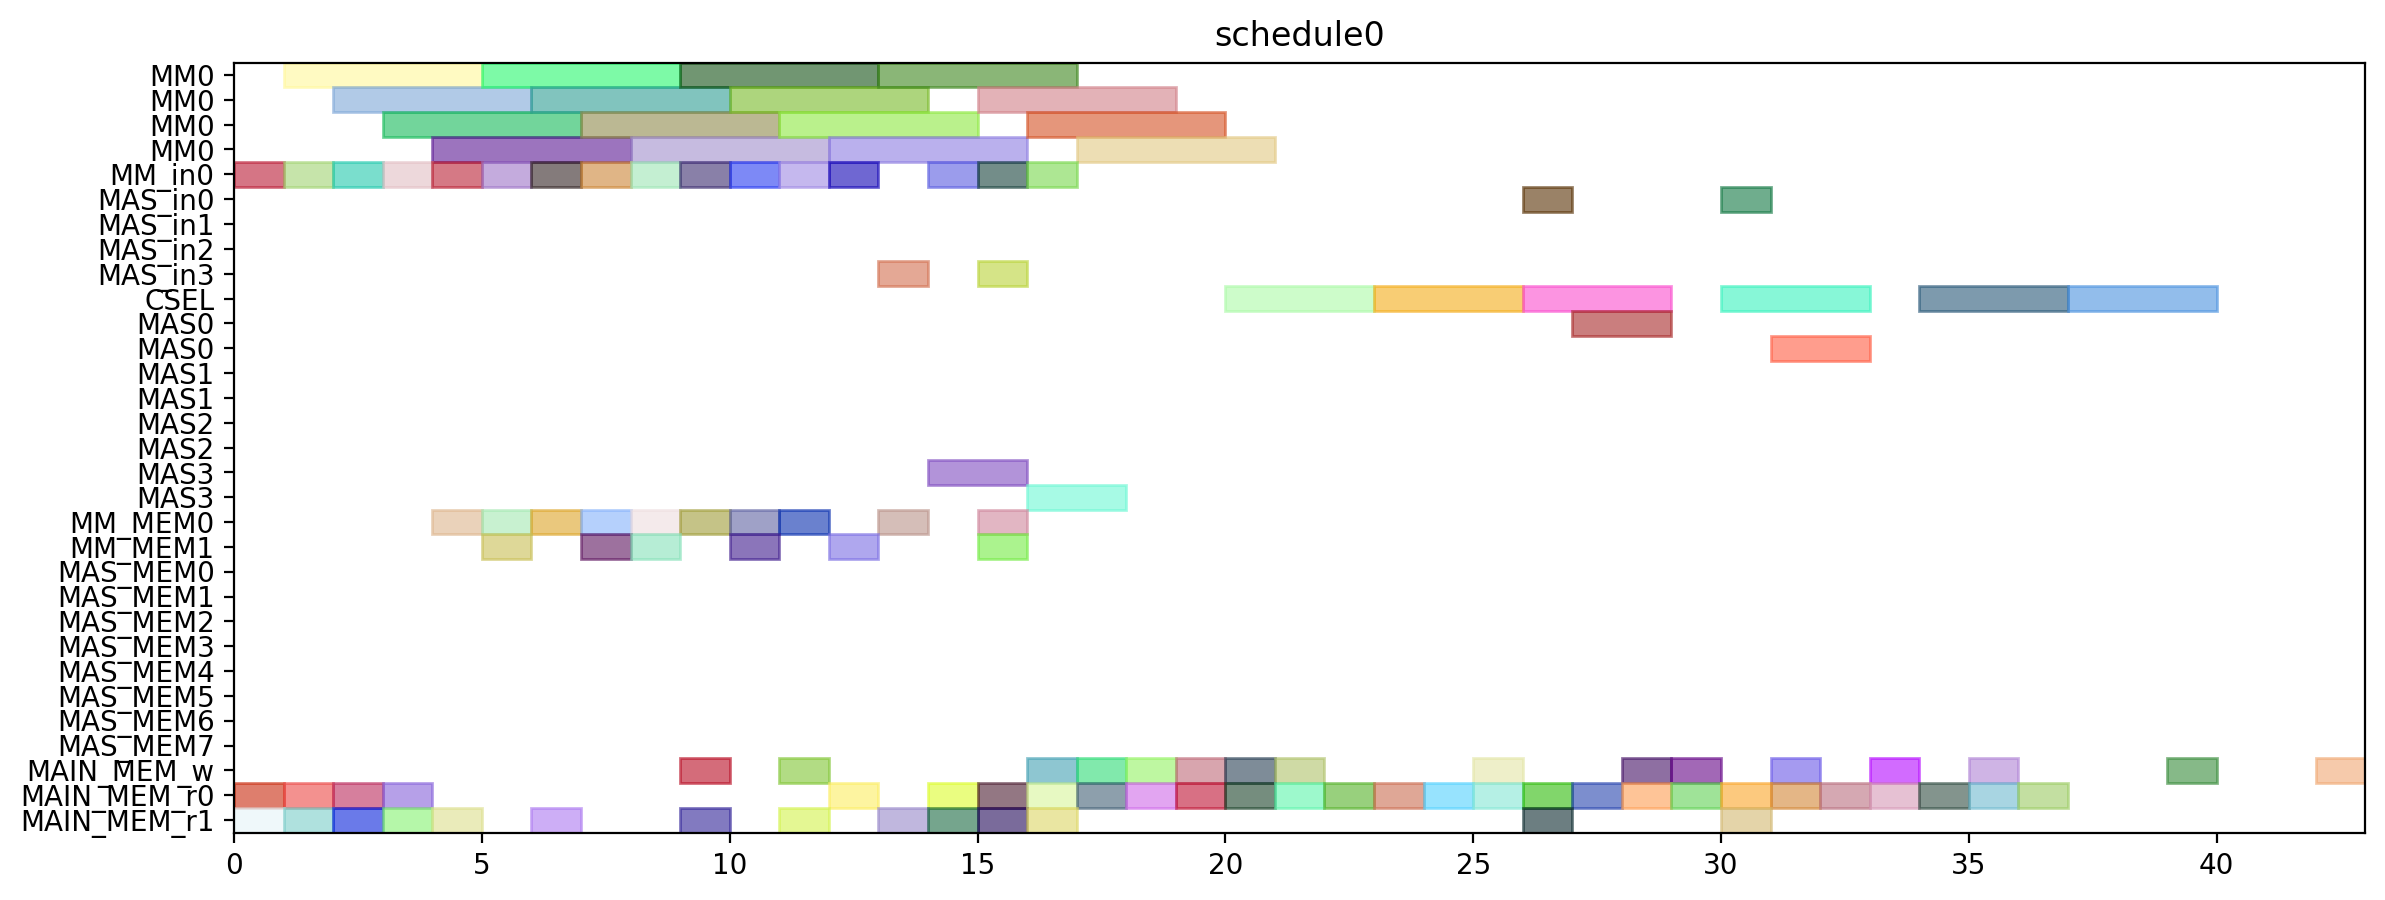

Reproduce this figure in Python.
from pyschedule import Scenario, solvers, plotters, alt


def solve():
	horizon = 120
	S = Scenario("schedule0", horizon=horizon)

	# resource
	MM = S.Resources('MM', num=1, size=4)
	MM_in = S.Resources('MM_in', num=1)
	MAS_in = S.Resources('MAS_in', num=4)
	CSEL = S.Resource('CSEL')
	MAS = S.Resources('MAS', num=4, size=2, periods=range(1, horizon))
	MM_MEM = S.Resources('MM_MEM', num=2)
	MAS_MEM = S.Resources('MAS_MEM', num=8)
	MAIN_MEM_w = S.Resource('MAIN_MEM_w', size=1)
	MAIN_MEM_r = S.Resources('MAIN_MEM_r', num=2)

	# result of previous scheduling

	# new tasks
	alpha0 = S.Task('alpha0', length=4, delay_cost=1)
	alpha0 += alt(MM)
	alpha0_in = S.Task('alpha0_in', length=1, delay_cost=1)
	alpha0_in += alt(MM_in)
	S += alpha0_in*MM_in[0]<=alpha0*MM[0]
	alpha0_mem0 = S.Task('alpha0_mem0', length=1, delay_cost=1)
	alpha0_mem0 += MAIN_MEM_r[0]
	S += alpha0_mem0 <= alpha0

	alpha0_mem1 = S.Task('alpha0_mem1', length=1, delay_cost=1)
	alpha0_mem1 += MAIN_MEM_r[1]
	S += alpha0_mem1 <= alpha0

	alpha1 = S.Task('alpha1', length=4, delay_cost=1)
	alpha1 += alt(MM)
	alpha1_in = S.Task('alpha1_in', length=1, delay_cost=1)
	alpha1_in += alt(MM_in)
	S += alpha1_in*MM_in[0]<=alpha1*MM[0]
	alpha1_mem0 = S.Task('alpha1_mem0', length=1, delay_cost=1)
	alpha1_mem0 += MAIN_MEM_r[0]
	S += alpha1_mem0 <= alpha1

	alpha1_mem1 = S.Task('alpha1_mem1', length=1, delay_cost=1)
	alpha1_mem1 += MAIN_MEM_r[1]
	S += alpha1_mem1 <= alpha1

	xit2N0 = S.Task('xit2N0', length=4, delay_cost=1)
	xit2N0 += alt(MM)
	xit2N0_in = S.Task('xit2N0_in', length=1, delay_cost=1)
	xit2N0_in += alt(MM_in)
	S += xit2N0_in*MM_in[0]<=xit2N0*MM[0]
	S += 0<xit2N0

	xit2N0_w = S.Task('xit2N0_w', length=1, delay_cost=1)
	xit2N0_w += alt(MAIN_MEM_w)
	S += xit2N0 <= xit2N0_w

	xit2N0_mem0 = S.Task('xit2N0_mem0', length=1, delay_cost=1)
	xit2N0_mem0 += MAIN_MEM_r[0]
	S += xit2N0_mem0 <= xit2N0

	xit2N0_mem1 = S.Task('xit2N0_mem1', length=1, delay_cost=1)
	xit2N0_mem1 += MAIN_MEM_r[1]
	S += xit2N0_mem1 <= xit2N0

	xit2N1 = S.Task('xit2N1', length=4, delay_cost=1)
	xit2N1 += alt(MM)
	xit2N1_in = S.Task('xit2N1_in', length=1, delay_cost=1)
	xit2N1_in += alt(MM_in)
	S += xit2N1_in*MM_in[0]<=xit2N1*MM[0]
	S += 0<xit2N1

	xit2N1_w = S.Task('xit2N1_w', length=1, delay_cost=1)
	xit2N1_w += alt(MAIN_MEM_w)
	S += xit2N1 <= xit2N1_w

	xit2N1_mem0 = S.Task('xit2N1_mem0', length=1, delay_cost=1)
	xit2N1_mem0 += MAIN_MEM_r[0]
	S += xit2N1_mem0 <= xit2N1

	xit2N1_mem1 = S.Task('xit2N1_mem1', length=1, delay_cost=1)
	xit2N1_mem1 += MAIN_MEM_r[1]
	S += xit2N1_mem1 <= xit2N1

	t30 = S.Task('t30', length=4, delay_cost=1)
	t30 += alt(MM)
	t30_in = S.Task('t30_in', length=1, delay_cost=1)
	t30_in += alt(MM_in)
	S += t30_in*MM_in[0]<=t30*MM[0]
	t30_mem0 = S.Task('t30_mem0', length=1, delay_cost=1)
	t30_mem0 += MAIN_MEM_r[0]
	S += t30_mem0 <= t30

	t30_mem1 = S.Task('t30_mem1', length=1, delay_cost=1)
	t30_mem1 += MAIN_MEM_r[1]
	S += t30_mem1 <= t30

	t31 = S.Task('t31', length=4, delay_cost=1)
	t31 += alt(MM)
	t31_in = S.Task('t31_in', length=1, delay_cost=1)
	t31_in += alt(MM_in)
	S += t31_in*MM_in[0]<=t31*MM[0]
	t31_mem0 = S.Task('t31_mem0', length=1, delay_cost=1)
	t31_mem0 += MAIN_MEM_r[0]
	S += t31_mem0 <= t31

	t31_mem1 = S.Task('t31_mem1', length=1, delay_cost=1)
	t31_mem1 += MAIN_MEM_r[1]
	S += t31_mem1 <= t31

	alphaD0 = S.Task('alphaD0', length=4, delay_cost=1)
	alphaD0 += alt(MM)
	alphaD0_in = S.Task('alphaD0_in', length=1, delay_cost=1)
	alphaD0_in += alt(MM_in)
	S += alphaD0_in*MM_in[0]<=alphaD0*MM[0]
	S += 0<alphaD0

	alphaD0_w = S.Task('alphaD0_w', length=1, delay_cost=1)
	alphaD0_w += alt(MAIN_MEM_w)
	S += alphaD0 <= alphaD0_w

	alphaD0_mem0 = S.Task('alphaD0_mem0', length=1, delay_cost=1)
	alphaD0_mem0 += alt(MM_MEM)
	S += (alpha0*MM[0])-1 < alphaD0_mem0*MM_MEM[0]
	S += alphaD0_mem0 <= alphaD0

	alphaD0_mem1 = S.Task('alphaD0_mem1', length=1, delay_cost=1)
	alphaD0_mem1 += MAIN_MEM_r[1]
	S += alphaD0_mem1 <= alphaD0

	alphaD1 = S.Task('alphaD1', length=4, delay_cost=1)
	alphaD1 += alt(MM)
	alphaD1_in = S.Task('alphaD1_in', length=1, delay_cost=1)
	alphaD1_in += alt(MM_in)
	S += alphaD1_in*MM_in[0]<=alphaD1*MM[0]
	S += 0<alphaD1

	alphaD1_w = S.Task('alphaD1_w', length=1, delay_cost=1)
	alphaD1_w += alt(MAIN_MEM_w)
	S += alphaD1 <= alphaD1_w

	alphaD1_mem0 = S.Task('alphaD1_mem0', length=1, delay_cost=1)
	alphaD1_mem0 += alt(MM_MEM)
	S += (alpha1*MM[0])-1 < alphaD1_mem0*MM_MEM[0]
	S += alphaD1_mem0 <= alphaD1

	alphaD1_mem1 = S.Task('alphaD1_mem1', length=1, delay_cost=1)
	alphaD1_mem1 += MAIN_MEM_r[1]
	S += alphaD1_mem1 <= alphaD1

	alpha20 = S.Task('alpha20', length=4, delay_cost=1)
	alpha20 += alt(MM)
	alpha20_in = S.Task('alpha20_in', length=1, delay_cost=1)
	alpha20_in += alt(MM_in)
	S += alpha20_in*MM_in[0]<=alpha20*MM[0]
	alpha20_mem0 = S.Task('alpha20_mem0', length=1, delay_cost=1)
	alpha20_mem0 += alt(MM_MEM)
	S += (alpha0*MM[0])-1 < alpha20_mem0*MM_MEM[0]
	S += alpha20_mem0 <= alpha20

	alpha20_mem1 = S.Task('alpha20_mem1', length=1, delay_cost=1)
	alpha20_mem1 += alt(MM_MEM)
	S += (alpha0*MM[0])-1 < alpha20_mem1*MM_MEM[1]
	S += alpha20_mem1 <= alpha20

	alpha21 = S.Task('alpha21', length=4, delay_cost=1)
	alpha21 += alt(MM)
	alpha21_in = S.Task('alpha21_in', length=1, delay_cost=1)
	alpha21_in += alt(MM_in)
	S += alpha21_in*MM_in[0]<=alpha21*MM[0]
	alpha21_mem0 = S.Task('alpha21_mem0', length=1, delay_cost=1)
	alpha21_mem0 += alt(MM_MEM)
	S += (alpha1*MM[0])-1 < alpha21_mem0*MM_MEM[0]
	S += alpha21_mem0 <= alpha21

	alpha21_mem1 = S.Task('alpha21_mem1', length=1, delay_cost=1)
	alpha21_mem1 += alt(MM_MEM)
	S += (alpha1*MM[0])-1 < alpha21_mem1*MM_MEM[1]
	S += alpha21_mem1 <= alpha21

	alpha2V0 = S.Task('alpha2V0', length=4, delay_cost=1)
	alpha2V0 += alt(MM)
	alpha2V0_in = S.Task('alpha2V0_in', length=1, delay_cost=1)
	alpha2V0_in += alt(MM_in)
	S += alpha2V0_in*MM_in[0]<=alpha2V0*MM[0]
	alpha2V0_mem0 = S.Task('alpha2V0_mem0', length=1, delay_cost=1)
	alpha2V0_mem0 += alt(MM_MEM)
	S += (alpha20*MM[0])-1 < alpha2V0_mem0*MM_MEM[0]
	S += alpha2V0_mem0 <= alpha2V0

	alpha2V0_mem1 = S.Task('alpha2V0_mem1', length=1, delay_cost=1)
	alpha2V0_mem1 += MAIN_MEM_r[1]
	S += alpha2V0_mem1 <= alpha2V0

	alpha2V1 = S.Task('alpha2V1', length=4, delay_cost=1)
	alpha2V1 += alt(MM)
	alpha2V1_in = S.Task('alpha2V1_in', length=1, delay_cost=1)
	alpha2V1_in += alt(MM_in)
	S += alpha2V1_in*MM_in[0]<=alpha2V1*MM[0]
	alpha2V1_mem0 = S.Task('alpha2V1_mem0', length=1, delay_cost=1)
	alpha2V1_mem0 += alt(MM_MEM)
	S += (alpha21*MM[0])-1 < alpha2V1_mem0*MM_MEM[0]
	S += alpha2V1_mem0 <= alpha2V1

	alpha2V1_mem1 = S.Task('alpha2V1_mem1', length=1, delay_cost=1)
	alpha2V1_mem1 += MAIN_MEM_r[1]
	S += alpha2V1_mem1 <= alpha2V1

	t3alphaD0 = S.Task('t3alphaD0', length=4, delay_cost=1)
	t3alphaD0 += alt(MM)
	t3alphaD0_in = S.Task('t3alphaD0_in', length=1, delay_cost=1)
	t3alphaD0_in += alt(MM_in)
	S += t3alphaD0_in*MM_in[0]<=t3alphaD0*MM[0]
	t3alphaD0_mem0 = S.Task('t3alphaD0_mem0', length=1, delay_cost=1)
	t3alphaD0_mem0 += alt(MM_MEM)
	S += (t30*MM[0])-1 < t3alphaD0_mem0*MM_MEM[0]
	S += t3alphaD0_mem0 <= t3alphaD0

	t3alphaD0_mem1 = S.Task('t3alphaD0_mem1', length=1, delay_cost=1)
	t3alphaD0_mem1 += alt(MM_MEM)
	S += (alphaD0*MM[0])-1 < t3alphaD0_mem1*MM_MEM[1]
	S += t3alphaD0_mem1 <= t3alphaD0

	t3alphaD1 = S.Task('t3alphaD1', length=4, delay_cost=1)
	t3alphaD1 += alt(MM)
	t3alphaD1_in = S.Task('t3alphaD1_in', length=1, delay_cost=1)
	t3alphaD1_in += alt(MM_in)
	S += t3alphaD1_in*MM_in[0]<=t3alphaD1*MM[0]
	t3alphaD1_mem0 = S.Task('t3alphaD1_mem0', length=1, delay_cost=1)
	t3alphaD1_mem0 += alt(MM_MEM)
	S += (t31*MM[0])-1 < t3alphaD1_mem0*MM_MEM[0]
	S += t3alphaD1_mem0 <= t3alphaD1

	t3alphaD1_mem1 = S.Task('t3alphaD1_mem1', length=1, delay_cost=1)
	t3alphaD1_mem1 += alt(MM_MEM)
	S += (alphaD1*MM[0])-1 < t3alphaD1_mem1*MM_MEM[1]
	S += t3alphaD1_mem1 <= t3alphaD1

	y20 = S.Task('y20', length=4, delay_cost=1)
	y20 += alt(MM)
	y20_in = S.Task('y20_in', length=1, delay_cost=1)
	y20_in += alt(MM_in)
	S += y20_in*MM_in[0]<=y20*MM[0]
	S += 0<y20

	y20_w = S.Task('y20_w', length=1, delay_cost=1)
	y20_w += alt(MAIN_MEM_w)
	S += y20 <= y20_w

	y20_mem0 = S.Task('y20_mem0', length=1, delay_cost=1)
	y20_mem0 += MAIN_MEM_r[0]
	S += y20_mem0 <= y20

	y20_mem1 = S.Task('y20_mem1', length=1, delay_cost=1)
	y20_mem1 += alt(MM_MEM)
	S += (t3alphaD0*MM[0])-1 < y20_mem1*MM_MEM[1]
	S += y20_mem1 <= y20

	y21 = S.Task('y21', length=4, delay_cost=1)
	y21 += alt(MM)
	y21_in = S.Task('y21_in', length=1, delay_cost=1)
	y21_in += alt(MM_in)
	S += y21_in*MM_in[0]<=y21*MM[0]
	S += 0<y21

	y21_w = S.Task('y21_w', length=1, delay_cost=1)
	y21_w += alt(MAIN_MEM_w)
	S += y21 <= y21_w

	y21_mem0 = S.Task('y21_mem0', length=1, delay_cost=1)
	y21_mem0 += MAIN_MEM_r[0]
	S += y21_mem0 <= y21

	y21_mem1 = S.Task('y21_mem1', length=1, delay_cost=1)
	y21_mem1 += alt(MM_MEM)
	S += (t3alphaD1*MM[0])-1 < y21_mem1*MM_MEM[1]
	S += y21_mem1 <= y21

	alpha2V_U0 = S.Task('alpha2V_U0', length=2, delay_cost=1)
	alpha2V_U0 += alt(MAS)
	alpha2V_U0_in = S.Task('alpha2V_U0_in', length=1, delay_cost=1)
	alpha2V_U0_in += alt(MAS_in)
	S += alpha2V_U0_in*MAS_in[0]<=alpha2V_U0*MAS[0]

	S += alpha2V_U0_in*MAS_in[1]<=alpha2V_U0*MAS[1]

	S += alpha2V_U0_in*MAS_in[2]<=alpha2V_U0*MAS[2]

	S += alpha2V_U0_in*MAS_in[3]<=alpha2V_U0*MAS[3]

	S += 0<alpha2V_U0

	alpha2V_U0_w = S.Task('alpha2V_U0_w', length=1, delay_cost=1)
	alpha2V_U0_w += alt(MAIN_MEM_w)
	S += alpha2V_U0 <= alpha2V_U0_w

	alpha2V_U0_mem0 = S.Task('alpha2V_U0_mem0', length=1, delay_cost=1)
	alpha2V_U0_mem0 += alt(MM_MEM)
	S += (alpha2V0*MM[0])-1 < alpha2V_U0_mem0*MM_MEM[0]
	S += alpha2V_U0_mem0 <= alpha2V_U0

	alpha2V_U0_mem1 = S.Task('alpha2V_U0_mem1', length=1, delay_cost=1)
	alpha2V_U0_mem1 += MAIN_MEM_r[1]
	S += alpha2V_U0_mem1 <= alpha2V_U0

	alpha2V_U1 = S.Task('alpha2V_U1', length=2, delay_cost=1)
	alpha2V_U1 += alt(MAS)
	alpha2V_U1_in = S.Task('alpha2V_U1_in', length=1, delay_cost=1)
	alpha2V_U1_in += alt(MAS_in)
	S += alpha2V_U1_in*MAS_in[0]<=alpha2V_U1*MAS[0]

	S += alpha2V_U1_in*MAS_in[1]<=alpha2V_U1*MAS[1]

	S += alpha2V_U1_in*MAS_in[2]<=alpha2V_U1*MAS[2]

	S += alpha2V_U1_in*MAS_in[3]<=alpha2V_U1*MAS[3]

	S += 0<alpha2V_U1

	alpha2V_U1_w = S.Task('alpha2V_U1_w', length=1, delay_cost=1)
	alpha2V_U1_w += alt(MAIN_MEM_w)
	S += alpha2V_U1 <= alpha2V_U1_w

	alpha2V_U1_mem0 = S.Task('alpha2V_U1_mem0', length=1, delay_cost=1)
	alpha2V_U1_mem0 += alt(MM_MEM)
	S += (alpha2V1*MM[0])-1 < alpha2V_U1_mem0*MM_MEM[0]
	S += alpha2V_U1_mem0 <= alpha2V_U1

	alpha2V_U1_mem1 = S.Task('alpha2V_U1_mem1', length=1, delay_cost=1)
	alpha2V_U1_mem1 += MAIN_MEM_r[1]
	S += alpha2V_U1_mem1 <= alpha2V_U1

	X0 = S.Task('X0', length=3, delay_cost=1)
	X0 += alt(CSEL)

	X0_w = S.Task('X0_w', length=1, delay_cost=1)
	X0_w += alt(MAIN_MEM_w)
	S += X0+2 <= X0_w

	X0_mem0 = S.Task('X0_mem0', length=1, delay_cost=1)
	X0_mem0 += MAIN_MEM_r[0]
	S += alpha2V_U0_w < X0_mem0
	S += X0_mem0+ 2 <= X0

	X0_mem1 = S.Task('X0_mem1', length=1, delay_cost=1)
	X0_mem1 += MAIN_MEM_r[0]
	S += xit2N0_w < X0_mem1
	S += X0_mem1+ 1 <= X0

	X0_mem2 = S.Task('X0_mem2', length=1, delay_cost=1)
	X0_mem2 += MAIN_MEM_r[0]
	S += X0_mem2+ 0 <= X0

	X1 = S.Task('X1', length=3, delay_cost=1)
	X1 += alt(CSEL)

	X1_w = S.Task('X1_w', length=1, delay_cost=1)
	X1_w += alt(MAIN_MEM_w)
	S += X1+2 <= X1_w

	X1_mem0 = S.Task('X1_mem0', length=1, delay_cost=1)
	X1_mem0 += MAIN_MEM_r[0]
	S += alpha2V_U1_w < X1_mem0
	S += X1_mem0+ 2 <= X1

	X1_mem1 = S.Task('X1_mem1', length=1, delay_cost=1)
	X1_mem1 += MAIN_MEM_r[0]
	S += xit2N1_w < X1_mem1
	S += X1_mem1+ 1 <= X1

	X1_mem2 = S.Task('X1_mem2', length=1, delay_cost=1)
	X1_mem2 += MAIN_MEM_r[0]
	S += X1_mem2+ 0 <= X1

	y0 = S.Task('y0', length=3, delay_cost=1)
	y0 += alt(CSEL)

	y0_w = S.Task('y0_w', length=1, delay_cost=1)
	y0_w += alt(MAIN_MEM_w)
	S += y0+2 <= y0_w

	y0_mem0 = S.Task('y0_mem0', length=1, delay_cost=1)
	y0_mem0 += MAIN_MEM_r[0]
	S += alpha2V_U0_w < y0_mem0
	S += y0_mem0+ 2 <= y0

	y0_mem1 = S.Task('y0_mem1', length=1, delay_cost=1)
	y0_mem1 += MAIN_MEM_r[0]
	S += y20_w < y0_mem1
	S += y0_mem1+ 1 <= y0

	y0_mem2 = S.Task('y0_mem2', length=1, delay_cost=1)
	y0_mem2 += MAIN_MEM_r[0]
	S += alphaD0_w < y0_mem2
	S += y0_mem2+ 0 <= y0

	y1 = S.Task('y1', length=3, delay_cost=1)
	y1 += alt(CSEL)

	y1_w = S.Task('y1_w', length=1, delay_cost=1)
	y1_w += alt(MAIN_MEM_w)
	S += y1+2 <= y1_w

	y1_mem0 = S.Task('y1_mem0', length=1, delay_cost=1)
	y1_mem0 += MAIN_MEM_r[0]
	S += alpha2V_U1_w < y1_mem0
	S += y1_mem0+ 2 <= y1

	y1_mem1 = S.Task('y1_mem1', length=1, delay_cost=1)
	y1_mem1 += MAIN_MEM_r[0]
	S += y21_w < y1_mem1
	S += y1_mem1+ 1 <= y1

	y1_mem2 = S.Task('y1_mem2', length=1, delay_cost=1)
	y1_mem2 += MAIN_MEM_r[0]
	S += alphaD1_w < y1_mem2
	S += y1_mem2+ 0 <= y1

	y_alt0 = S.Task('y_alt0', length=2, delay_cost=1)
	y_alt0 += alt(MAS)
	y_alt0_in = S.Task('y_alt0_in', length=1, delay_cost=1)
	y_alt0_in += alt(MAS_in)
	S += y_alt0_in*MAS_in[0]<=y_alt0*MAS[0]

	S += y_alt0_in*MAS_in[1]<=y_alt0*MAS[1]

	S += y_alt0_in*MAS_in[2]<=y_alt0*MAS[2]

	S += y_alt0_in*MAS_in[3]<=y_alt0*MAS[3]

	S += 0<y_alt0

	y_alt0_w = S.Task('y_alt0_w', length=1, delay_cost=1)
	y_alt0_w += alt(MAIN_MEM_w)
	S += y_alt0 <= y_alt0_w

	y_alt0_mem0 = S.Task('y_alt0_mem0', length=1, delay_cost=1)
	y_alt0_mem0 += MAIN_MEM_r[0]
	S += y_alt0_mem0 <= y_alt0

	y_alt0_mem1 = S.Task('y_alt0_mem1', length=1, delay_cost=1)
	y_alt0_mem1 += MAIN_MEM_r[1]
	S += y0_w < y_alt0_mem1
	S += y_alt0_mem1 <= y_alt0

	y_alt1 = S.Task('y_alt1', length=2, delay_cost=1)
	y_alt1 += alt(MAS)
	y_alt1_in = S.Task('y_alt1_in', length=1, delay_cost=1)
	y_alt1_in += alt(MAS_in)
	S += y_alt1_in*MAS_in[0]<=y_alt1*MAS[0]

	S += y_alt1_in*MAS_in[1]<=y_alt1*MAS[1]

	S += y_alt1_in*MAS_in[2]<=y_alt1*MAS[2]

	S += y_alt1_in*MAS_in[3]<=y_alt1*MAS[3]

	S += 0<y_alt1

	y_alt1_w = S.Task('y_alt1_w', length=1, delay_cost=1)
	y_alt1_w += alt(MAIN_MEM_w)
	S += y_alt1 <= y_alt1_w

	y_alt1_mem0 = S.Task('y_alt1_mem0', length=1, delay_cost=1)
	y_alt1_mem0 += MAIN_MEM_r[0]
	S += y_alt1_mem0 <= y_alt1

	y_alt1_mem1 = S.Task('y_alt1_mem1', length=1, delay_cost=1)
	y_alt1_mem1 += MAIN_MEM_r[1]
	S += y1_w < y_alt1_mem1
	S += y_alt1_mem1 <= y_alt1

	Y0 = S.Task('Y0', length=3, delay_cost=1)
	Y0 += alt(CSEL)

	Y0_w = S.Task('Y0_w', length=1, delay_cost=1)
	Y0_w += alt(MAIN_MEM_w)
	S += Y0+2 <= Y0_w

	Y0_mem0 = S.Task('Y0_mem0', length=1, delay_cost=1)
	Y0_mem0 += MAIN_MEM_r[0]
	S += Y0_mem0+ 2 <= Y0

	Y0_mem1 = S.Task('Y0_mem1', length=1, delay_cost=1)
	Y0_mem1 += MAIN_MEM_r[0]
	S += y0_w < Y0_mem1
	S += Y0_mem1+ 1 <= Y0

	Y0_mem2 = S.Task('Y0_mem2', length=1, delay_cost=1)
	Y0_mem2 += MAIN_MEM_r[0]
	S += y_alt0_w < Y0_mem2
	S += Y0_mem2+ 0 <= Y0

	Y1 = S.Task('Y1', length=3, delay_cost=1)
	Y1 += alt(CSEL)

	Y1_w = S.Task('Y1_w', length=1, delay_cost=1)
	Y1_w += alt(MAIN_MEM_w)
	S += Y1+2 <= Y1_w

	Y1_mem0 = S.Task('Y1_mem0', length=1, delay_cost=1)
	Y1_mem0 += MAIN_MEM_r[0]
	S += Y1_mem0+ 2 <= Y1

	Y1_mem1 = S.Task('Y1_mem1', length=1, delay_cost=1)
	Y1_mem1 += MAIN_MEM_r[0]
	S += y1_w < Y1_mem1
	S += Y1_mem1+ 1 <= Y1

	Y1_mem2 = S.Task('Y1_mem2', length=1, delay_cost=1)
	Y1_mem2 += MAIN_MEM_r[0]
	S += y_alt1_w < Y1_mem2
	S += Y1_mem2+ 0 <= Y1

	solvers.mip.solve(S,msg=1,kind='CPLEX',ratio_gap=1.01)

	solution = [['hoge']*len(S.solution()[1]) for i in range(len(S.solution()))]
	for i in range(len(S.solution())):
		for j in range(len(S.solution()[i])):
			solution[i][j]=str(S.solution()[i][j])
	print(solution)

	cycles = int(solution[-1][3])

	pic_file_name = "/home/mfukuda/ABE/multiRAM_multiMAS_16mux/scheduling_result/stage4MM1_stage2MAS4/2xSSWU_AFTER_EXP/schedule0.png"
	if(S.solution() != []):
		plotters.matplotlib.plot(S,img_filename=pic_file_name, show_task_labels=False, fig_size=(cycles*0.25+3, 5))

	return solution
